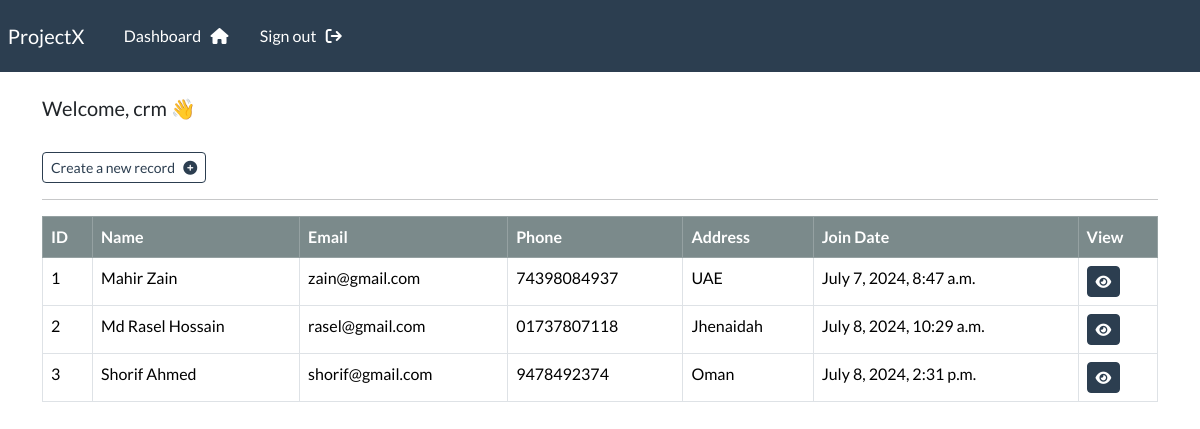
The page /dashboard (signed in) on the database its author committed.
### webapp/models.py (models this page shows, shortened)
class Record(models.Model):
    creation_date = models.DateTimeField(auto_now_add=True)
    first_name = models.CharField(max_length=100)
    last_name = models.CharField(max_length=100)
    email = models.CharField(max_length=255)
    phone = models.CharField(max_length=20)
    address = models.CharField(max_length=300)

### webapp/views.py (the view)
# urls.py: path('dashboard', dashboard, name='dashboard'),
@login_required(login_url='login')
def dashboard(request):
    records = Record.objects.all()
    context = {'records': records}
    return render(request, 'webapp/dashboard.html', context=context)

### webapp/templates/webapp/dashboard.html
{% extends "webapp/base.html" %} {% block content %}
<body>
  <div class="container">
    <h5>Welcome, {{user}} 👋</h5>
    <br />
    <a class="btn btn-outline-primary btn-sm" href="{% url 'create-record' %}"
      >Create a new record &nbsp;
      <i class="fa fa-plus-circle" aria-hidden="true"></i
    ></a>
    <hr />
    <table class="table table-hover table-bordered">
      <thead class="table-dark">
        <tr>
          <th scope="col">ID</th>
          <th scope="col">Name</th>
          <th scope="col">Email</th>
          <th scope="col">Phone</th>
          <th scope="col">Address</th>
          <th scope="col">Join Date</th>
          <th scope="col">View</th>
        </tr>
      </thead>
      <tbody>
        {% if records %} {% for record in records %}
        <tr>
          <td>{{forloop.counter}}</td>
          <td>{{record.first_name}} {{record.last_name}}</td>
          <td>{{record.email}}</td>
          <td>{{record.phone}}</td>
          <td>{{record.address}}</td>
          <td>{{record.creation_date}}</td>
          <td>
            <a
              class="btn btn-primary btn-sm"
              href="{% url 'record' record.id %}"
              ><i class="fa fa-eye" aria-hidden="true"></i
            ></a>
          </td>
        </tr>
        {% endfor %} {% endif %}
      </tbody>
    </table>
  </div>
</body>
{% endblock content %}

### webapp/templates/webapp/base.html (shortened to what this page needs)
{% load static %}
<!DOCTYPE html>
<html lang="en">
  <head>
    <link
      rel="stylesheet"
      type="text/css"
      href="https://bootswatch.com/5/flatly/bootstrap.min.css"
    />
    <link
      rel="stylesheet"
      type="text/css"
      href="{% static 'css/style.css' %}"
    />
    <link
      rel="stylesheet"
      href="https://cdnjs.cloudflare.com/ajax/libs/font-awesome/6.5.2/css/all.min.css"
    />
  </head>
  <body>
    {% include "webapp/navbar.html" %}
    <div class="conatiner">
      <br />
      {% block content %} {% endblock content %}
    </div>
  </body>
</html>

### webapp/templates/webapp/navbar.html (shortened to what this page needs)
<nav
  class="navbar navbar-expand-lg navbar-dark bg-primary justify-content-center"
>
  <a class="navbar-brand main-heading" href="{% url 'home' %}">
    &nbsp; ProjectX
  </a>
  <div class="collapse navbar-collapse text-center" id="navbarNavDropdown">
    <ul class="navbar-nav mr-auto">
      &nbsp; &nbsp; &nbsp; {% if user.is_authenticated %}
      <li class="nav-item">
        <a class="nav-link" href="{% url 'dashboard' %}"
          >Dashboard &nbsp; <i class="fa fa-home" aria-hidden="true"></i>
        </a>
      </li>
      <li class="nav-item">
        <a class="nav-link" href="{% url 'logout' %}"
          >Sign out &nbsp; <i class="fa fa-sign-out" aria-hidden="true"></i>
        </a>
      </li>
    </ul>
    {% endif %}
  </div>
</nav>

### rows shown on the page
Record: first_name "Mahir", last_name "Zain", email "zain@gmail.com", phone "74398084937", address "UAE", creation_date "July 7, 2024, 8:47 a.m."
Record: first_name "Md Rasel", last_name "Hossain", email "rasel@gmail.com", phone "01737807118", address "Jhenaidah", creation_date "July 8, 2024, 10:29 a.m."
Record: first_name "Shorif", last_name "Ahmed", email "shorif@gmail.com", phone "9478492374", address "Oman", creation_date "July 8, 2024, 2:31 p.m."

### other values the page prints
{{ user }} "crm"
